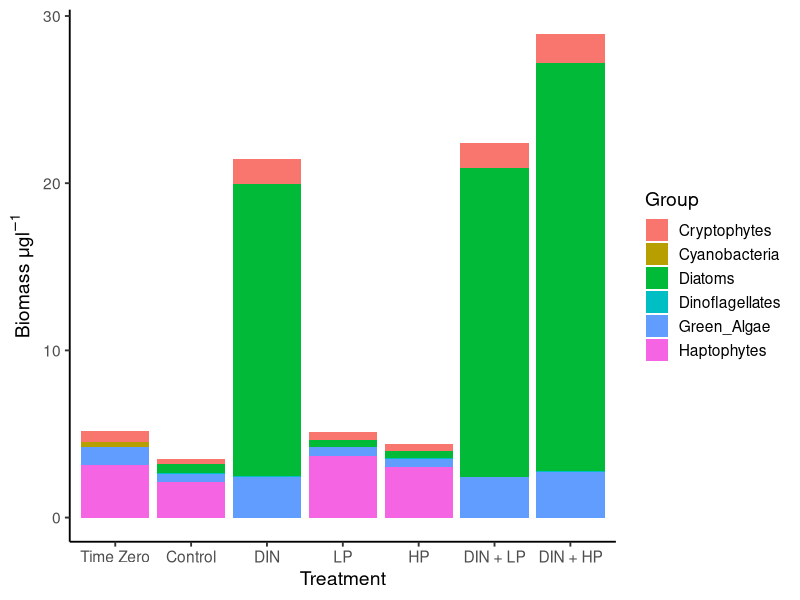
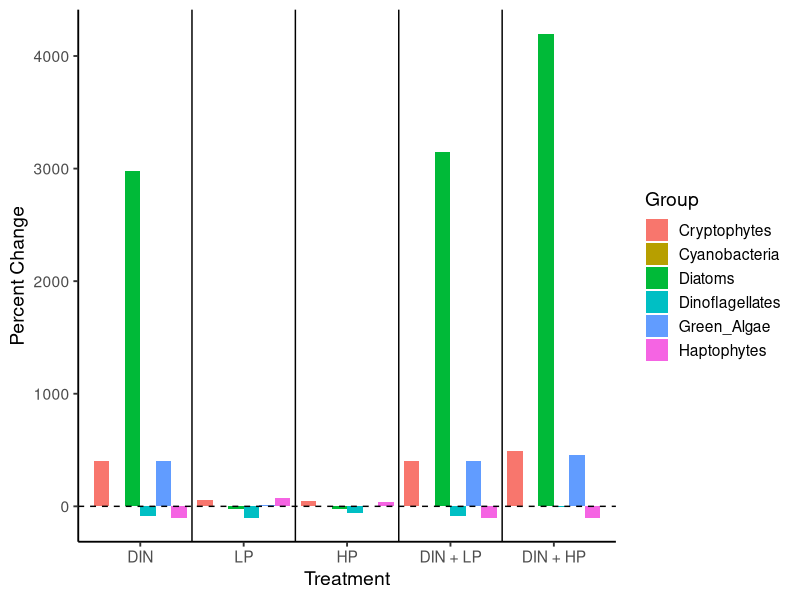
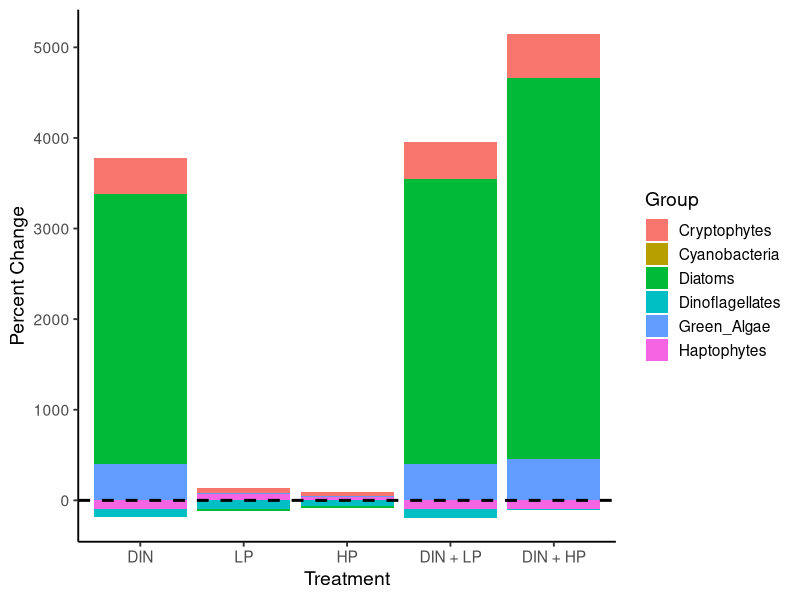
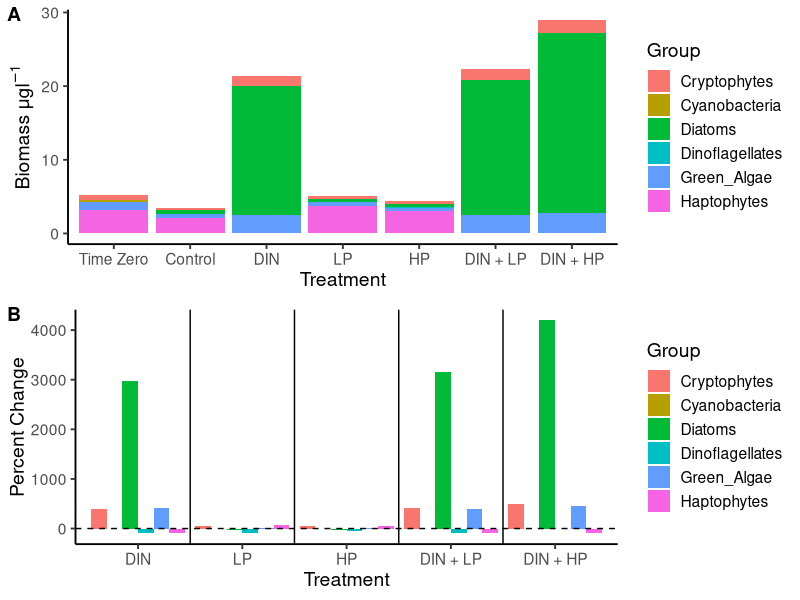
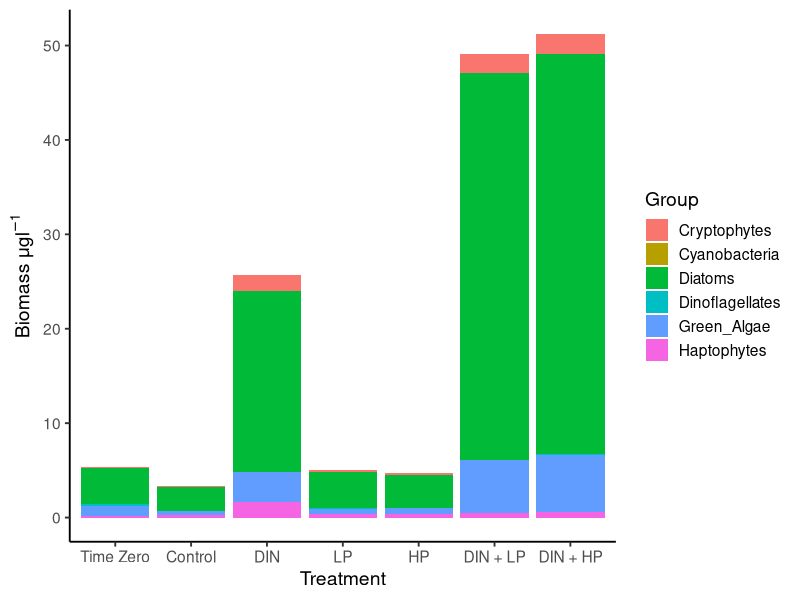
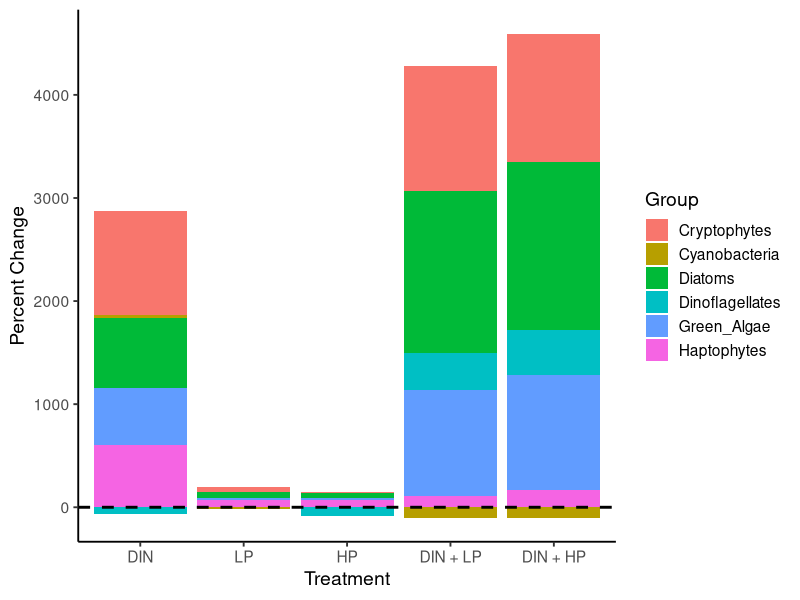
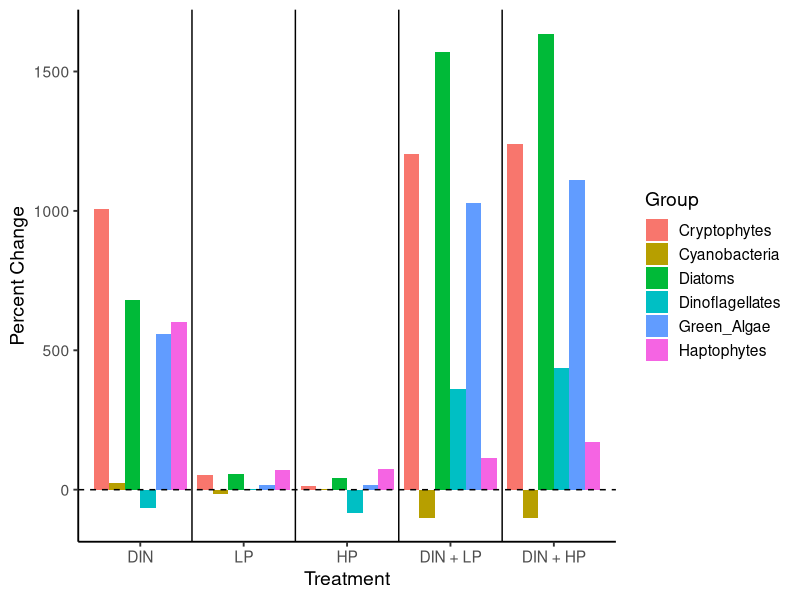
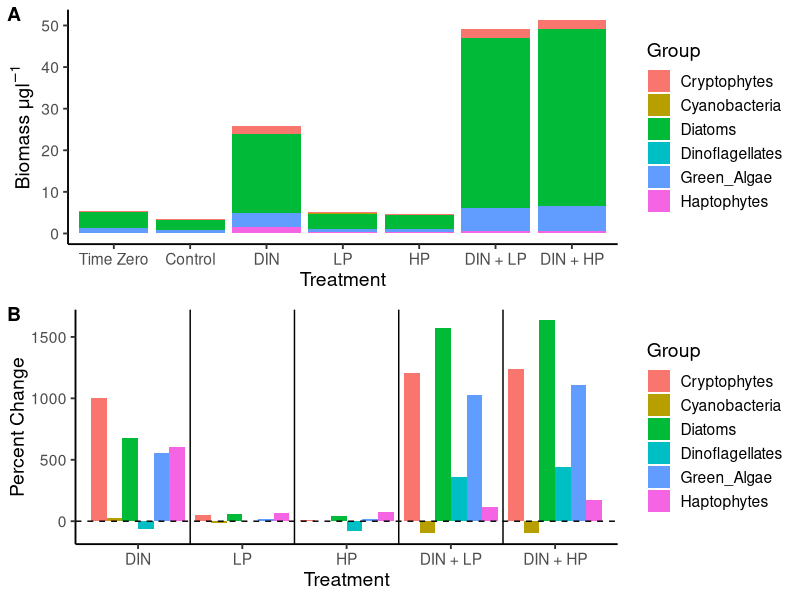

Write the R code that produced these figures, in order.
#2023-11-14
#Stacked barplots using PhytoClass data

library(tidyverse)
library(dplyr)
library(lubridate)
library(readxl)
library(ggplot2)
library(car)
library(rstatix)
library(ggpubr)
theme_set(theme_pubr())

#######import percent change community data

pc_percent_change = read_excel("data/PhytoClass_data.xlsx", sheet = "percent_change")

summary(pc_percent_change)
glimpse(pc_percent_change)

#########################Bioassay 1

#import data

pc_bioassay_1 = read_excel("data/PhytoClass_data.xlsx", sheet = "Bioassay_1")

summary(pc_bioassay_1)
glimpse(pc_bioassay_1)

#figure

B1_community_plot = ggplot(pc_bioassay_1, aes(fill=Group, 
                                                   y=Concentration, 
                                                   x = fct_relevel(Treatment, "T0", "Control", "DIN", "LP", "HP", "DIN_LP", "DIN_HP"))) + 
  geom_bar(position="stack", stat="identity") + 
  ylab(expression(paste("Biomass \u03BCg", l^-1))) + 
  xlab("Treatment") + 
  labs(fill ='Group') +
  scale_x_discrete(labels= c("T0" = "Time Zero", "Control" = "Control", "DIN" = "DIN", "LP" = "LP", "HP" = "HP", "DIN_LP" = "DIN + LP", "DIN_HP" = "DIN + HP")) +
  theme_classic(base_size = 14)
ggsave(B1_community_plot, filename = "figures/PhytoClass/B1_community_plot.png",
       device = "png", height = 7, width = 11)

#figure for percent change

pc_percent_change_b1 = read_excel("data/PhytoClass_data.xlsx", sheet = "Bioassay_1_percent_change")

summary(pc_percent_change_b1)
glimpse(pc_percent_change_b1)

B1_community_percent_change_plot_2 = ggplot(pc_percent_change_b1, aes(fill=Group, 
                                 y=Percent_Change, 
                                 x = fct_relevel(Treatment, "DIN", "LP", "HP", "DIN_LP", "DIN_HP"))) +
  geom_bar(stat = "identity", position = position_dodge()) +
  geom_hline(yintercept=0, linetype="dashed", color = "black", linewidth = 0.5) +
  geom_vline(xintercept=c(1.5, 2.5, 3.5, 4.5), linetype="solid", color = "black", linewidth = 0.5) +
  ylab("Percent Change") + 
  xlab("Treatment") + 
  labs(fill ='Group') +
  scale_x_discrete(labels= c("DIN" = "DIN", "LP" = "LP", "HP" = "HP", "DIN_LP" = "DIN + LP", "DIN_HP" = "DIN + HP")) +
  theme_classic(base_size = 14)
ggsave(B1_community_percent_change_plot_2, filename = "figures/PhytoClass/B1_community_percent_change_plot_2.png",
       device = "png", height = 7, width = 11)

B1_community_percent_change_plot = ggplot(pc_percent_change_b1, aes(fill=Group, 
                          y=Percent_Change, 
                          x = fct_relevel(Treatment, "DIN", "LP", "HP", "DIN_LP", "DIN_HP"))) + 
  geom_bar(position="stack", stat="identity") + 
  geom_hline(yintercept=0, linetype="dashed", color = "black", linewidth = 1) +
  ylab("Percent Change") + 
  xlab("Treatment") + 
  labs(fill ='Group') +
  scale_x_discrete(labels= c("DIN" = "DIN", "LP" = "LP", "HP" = "HP", "DIN_LP" = "DIN + LP", "DIN_HP" = "DIN + HP")) +
  theme_classic(base_size = 14)
ggsave(B1_community_percent_change_plot, filename = "figures/PhytoClass/B1_community_percent_change_plot.png",
       device = "png", height = 7, width = 11)

#combined figure:

b1_community_comp = ggarrange(B1_community_plot, B1_community_percent_change_plot_2,
                    labels = c("A", "B"),
                    nrow = 2)

ggsave(b1_community_comp, filename = "figures/PhytoClass/b1_community_comp.png",
       device = "png", height = 10, width = 11)

#########################Bioassay 2

#import data

pc_bioassay_2 = read_excel("data/PhytoClass_data.xlsx", sheet = "Bioassay_2")

summary(pc_bioassay_2)
glimpse(pc_bioassay_2)

#figure

B2_community_plot = ggplot(pc_bioassay_2, aes(fill=Group, 
                                              y=Concentration, 
                                              x = fct_relevel(Treatment, "T0", "Control", "DIN", "LP", "HP", "DIN_LP", "DIN_HP"))) + 
  geom_bar(position="stack", stat="identity") + 
  ylab(expression(paste("Biomass \u03BCg", l^-1))) + 
  xlab("Treatment") + 
  labs(fill ='Group') +
  scale_x_discrete(labels= c("T0" = "Time Zero", "Control" = "Control", "DIN" = "DIN", "LP" = "LP", "HP" = "HP", "DIN_LP" = "DIN + LP", "DIN_HP" = "DIN + HP")) +
  theme_classic(base_size = 14)
ggsave(B2_community_plot, filename = "figures/PhytoClass/B2_community_plot.png",
       device = "png", height = 7, width = 11)



#figure for percent change

pc_percent_change_b2 = read_excel("data/PhytoClass_data.xlsx", sheet = "Bioassay_2_percent_change")

summary(pc_percent_change_b2)
glimpse(pc_percent_change_b2)

B2_community_percent_change_plot = ggplot(pc_percent_change_b2, aes(fill=Group, 
                                                                    y=Percent_Change, 
                                                                    x = fct_relevel(Treatment, "DIN", "LP", "HP", "DIN_LP", "DIN_HP"))) + 
  geom_bar(position="stack", stat="identity") + 
  geom_hline(yintercept=0, linetype="dashed", color = "black", linewidth = 1) +
  ylab("Percent Change") + 
  xlab("Treatment") + 
  labs(fill ='Group') +
  scale_x_discrete(labels= c("DIN" = "DIN", "LP" = "LP", "HP" = "HP", "DIN_LP" = "DIN + LP", "DIN_HP" = "DIN + HP")) +
  theme_classic(base_size = 14)
ggsave(B2_community_percent_change_plot, filename = "figures/PhytoClass/B2_community_percent_change_plot.png",
       device = "png", height = 7, width = 11)

B2_community_percent_change_plot_2 = ggplot(pc_percent_change_b2, aes(fill=Group, 
                                                                      y=Percent_Change, 
                                                                      x = fct_relevel(Treatment, "DIN", "LP", "HP", "DIN_LP", "DIN_HP"))) +
  geom_bar(stat = "identity", position = position_dodge()) +
  geom_hline(yintercept=0, linetype="dashed", color = "black", linewidth = 0.5) +
  geom_vline(xintercept=c(1.5, 2.5, 3.5, 4.5), linetype="solid", color = "black", linewidth = 0.5) +
  ylab("Percent Change") + 
  xlab("Treatment") + 
  labs(fill ='Group') +
  scale_x_discrete(labels= c("DIN" = "DIN", "LP" = "LP", "HP" = "HP", "DIN_LP" = "DIN + LP", "DIN_HP" = "DIN + HP")) +
  theme_classic(base_size = 14)
ggsave(B2_community_percent_change_plot_2, filename = "figures/PhytoClass/B2_community_percent_change_plot_2.png",
       device = "png", height = 7, width = 11)

#combined figure:

b2_community_comp = ggarrange(B2_community_plot, B2_community_percent_change_plot_2,
                              labels = c("A", "B"),
                              nrow = 2)

ggsave(b2_community_comp, filename = "figures/PhytoClass/b2_community_comp.png",
       device = "png", height = 10, width = 11)

#########################Bioassay 3

#import data

pc_bioassay_3 = read_excel("data/PhytoClass_data.xlsx", sheet = "Bioassay_3")

summary(pc_bioassay_3)
glimpse(pc_bioassay_3)

#figure

B3_community_plot = ggplot(pc_bioassay_3, aes(fill=Group, 
                                              y=Concentration, 
                                              x = fct_relevel(Treatment, "T0", "Control", "DIN", "LP", "HP", "DIN_LP", "DIN_HP"))) + 
  geom_bar(position="stack", stat="identity") + 
  ylab(expression(paste("Biomass \u03BCg", l^-1))) + 
  xlab("Treatment") + 
  labs(fill ='Group') +
  scale_x_discrete(labels= c("T0" = "Time Zero", "Control" = "Control", "DIN" = "DIN", "LP" = "LP", "HP" = "HP", "DIN_LP" = "DIN + LP", "DIN_HP" = "DIN + HP")) +
  theme_classic(base_size = 14)
ggsave(B3_community_plot, filename = "figures/PhytoClass/B3_community_plot.png",
       device = "png", height = 7, width = 11)

#figure for percent change

pc_percent_change_b3 = read_excel("data/PhytoClass_data.xlsx", sheet = "Bioassay_3_percent_change")

summary(pc_percent_change_b3)
glimpse(pc_percent_change_b3)

B3_community_percent_change_plot = ggplot(pc_percent_change_b3, aes(fill=Group, 
                                                                    y=Percent_Change, 
                                                                    x = fct_relevel(Treatment, "DIN", "LP", "HP", "DIN_LP", "DIN_HP"))) + 
  geom_bar(position="stack", stat="identity") + 
  geom_hline(yintercept=0, linetype="dashed", color = "black", linewidth = 1) +
  ylab("Percent Change") + 
  xlab("Treatment") + 
  labs(fill ='Group') +
  scale_x_discrete(labels= c("DIN" = "DIN", "LP" = "LP", "HP" = "HP", "DIN_LP" = "DIN + LP", "DIN_HP" = "DIN + HP")) +
  theme_classic(base_size = 14)
ggsave(B3_community_percent_change_plot, filename = "figures/PhytoClass/B3_community_percent_change_plot.png",
       device = "png", height = 7, width = 11)

B3_community_percent_change_plot_2 = ggplot(pc_percent_change_b3, aes(fill=Group, 
                                                                      y=Percent_Change, 
                                                                      x = fct_relevel(Treatment, "DIN", "LP", "HP", "DIN_LP", "DIN_HP"))) +
  geom_bar(stat = "identity", position = position_dodge()) +
  geom_hline(yintercept=0, linetype="dashed", color = "black", linewidth = 0.5) +
  geom_vline(xintercept=c(1.5, 2.5, 3.5, 4.5), linetype="solid", color = "black", linewidth = 0.5) +
  ylab("Percent Change") + 
  xlab("Treatment") + 
  labs(fill ='Group') +
  scale_x_discrete(labels= c("DIN" = "DIN", "LP" = "LP", "HP" = "HP", "DIN_LP" = "DIN + LP", "DIN_HP" = "DIN + HP")) +
  theme_classic(base_size = 14)
ggsave(B3_community_percent_change_plot_2, filename = "figures/PhytoClass/B3_community_percent_change_plot_2.png",
       device = "png", height = 7, width = 11)

#combined figure:

b3_community_comp = ggarrange(B3_community_plot, B3_community_percent_change_plot_2,
                              labels = c("A", "B"),
                              nrow = 2)

ggsave(b3_community_comp, filename = "figures/PhytoClass/b3_community_comp.png",
       device = "png", height = 10, width = 11)

#########################Bioassay 4

#import data

pc_bioassay_4 = read_excel("data/PhytoClass_data.xlsx", sheet = "Bioassay_4")

summary(pc_bioassay_4)
glimpse(pc_bioassay_4)

#figure

B4_community_plot = ggplot(pc_bioassay_4, aes(fill=Group, 
                                              y=Concentration, 
                                              x = fct_relevel(Treatment, "T0", "Control", "DIN", "LP", "HP", "DIN_LP", "DIN_HP"))) + 
  geom_bar(position="stack", stat="identity") + 
  ylab(expression(paste("Biomass \u03BCg", l^-1))) + 
  xlab("Treatment") + 
  labs(fill ='Group') +
  scale_x_discrete(labels= c("T0" = "Time Zero", "Control" = "Control", "DIN" = "DIN", "LP" = "LP", "HP" = "HP", "DIN_LP" = "DIN + LP", "DIN_HP" = "DIN + HP")) +
  theme_classic(base_size = 14)
ggsave(B4_community_plot, filename = "figures/PhytoClass/B4_community_plot.png",
       device = "png", height = 7, width = 11)

#figure for percent change

pc_percent_change_b4 = read_excel("data/PhytoClass_data.xlsx", sheet = "Bioassay_4_percent_change")

summary(pc_percent_change_b4)
glimpse(pc_percent_change_b4)

B4_community_percent_change_plot = ggplot(pc_percent_change_b4, aes(fill=Group, 
                                                                    y=Percent_Change, 
                                                                    x = fct_relevel(Treatment, "DIN", "LP", "HP", "DIN_LP", "DIN_HP"))) + 
  geom_bar(position="stack", stat="identity") + 
  geom_hline(yintercept=0, linetype="dashed", color = "black", linewidth = 1) +
  ylab("Percent Change") + 
  xlab("Treatment") + 
  labs(fill ='Group') +
  scale_x_discrete(labels= c("DIN" = "DIN", "LP" = "LP", "HP" = "HP", "DIN_LP" = "DIN + LP", "DIN_HP" = "DIN + HP")) +
  theme_classic(base_size = 14)
ggsave(B4_community_percent_change_plot, filename = "figures/PhytoClass/B4_community_percent_change_plot.png",
       device = "png", height = 7, width = 11)

B4_community_percent_change_plot_2 = ggplot(pc_percent_change_b4, aes(fill=Group, 
                                                                      y=Percent_Change, 
                                                                      x = fct_relevel(Treatment, "DIN", "LP", "HP", "DIN_LP", "DIN_HP"))) +
  geom_bar(stat = "identity", position = position_dodge()) +
  geom_hline(yintercept=0, linetype="dashed", color = "black", linewidth = 0.5) +
  geom_vline(xintercept=c(1.5, 2.5, 3.5, 4.5), linetype="solid", color = "black", linewidth = 0.5) +
  ylab("Percent Change") + 
  xlab("Treatment") + 
  labs(fill ='Group') +
  scale_x_discrete(labels= c("DIN" = "DIN", "LP" = "LP", "HP" = "HP", "DIN_LP" = "DIN + LP", "DIN_HP" = "DIN + HP")) +
  theme_classic(base_size = 14)
ggsave(B4_community_percent_change_plot_2, filename = "figures/PhytoClass/B4_community_percent_change_plot_2.png",
       device = "png", height = 7, width = 11)

#combined figure:

b4_community_comp = ggarrange(B4_community_plot, B4_community_percent_change_plot_2,
                              labels = c("A", "B"),
                              nrow = 2)

ggsave(b4_community_comp, filename = "figures/PhytoClass/b4_community_comp.png",
       device = "png", height = 10, width = 11)

#all biossays:

all_bioassay = read_excel("data/2023-11-17_All_Bioassay_Chl_a.xlsx", sheet = "Sheet1")

summary(all_bioassay)
glimpse(all_bioassay)

comm_comp_all_bioassay = read_excel("data/PhytoClass_data.xlsx", sheet = "stack")

summary(comm_comp_all_bioassay)
glimpse(comm_comp_all_bioassay)

variable_names = list("May" = "A", "June" = "B", "July" = "C", "September" = "D")

variable_labeller = function(variable,value){
  return(variable_names[value])
}

All_comm_comp_bargraph = ggplot(comm_comp_all_bioassay, aes(fill=Group, 
                                                   y=Concentration, 
                                                   x = fct_relevel(Treatment, "T0", "Control", "DIN", "LP", "HP", "DIN_LP", "DIN_HP"))) +
  geom_bar(position="stack", stat="identity") + 
  xlab("Treatment") +
  ylab(expression(paste("Biomass \u03BCg", l^-1))) + 
  labs(fill ='Group') +
  scale_x_discrete(labels= c("T_0" = "Time Zero", "Control" = "Control", "DIN" = "DIN", "LP" = "LP", "HP" = "HP", "DIN_LP" = "DIN+LP", "DIN_HP" = "DIN+HP")) +
  facet_wrap(~factor(Bioassay, levels=c('May', 'June', 'July', 'September')),  ncol=2, labeller=variable_labeller) +
  theme_classic(base_size = 14) +
  theme(strip.background = element_blank(), strip.text = element_text(hjust = 0)) + 
  ylim(0, 60)
ggsave(All_comm_comp_bargraph, filename = "figures/All_comm_comp_bargraph.png",
       device = "png", height = 7, width = 11)
